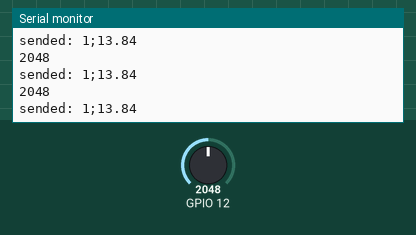
Simulated run of this sketch. Board: ESP32. On the bench: the last lines printed to the serial monitor. The test bench sets the inputs (shaded band); at power-on: GPIO 12 = 2048. WiFi joins after 1.5 s; servers stay silent unless stated.

Above: at 2.7 s.
2.8 s: GPIO 12 set to 2866
At 2.86 s:
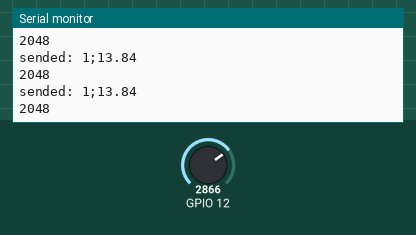
4.3 s: GPIO 12 set to 3603
At 4.46 s:
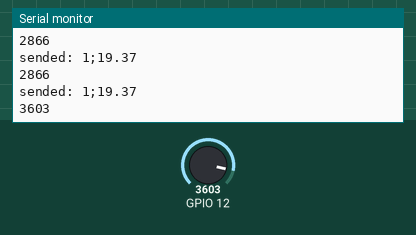
Timing chart, 0 to 7.3 s (numbered marks = the images above; inputs shaded):
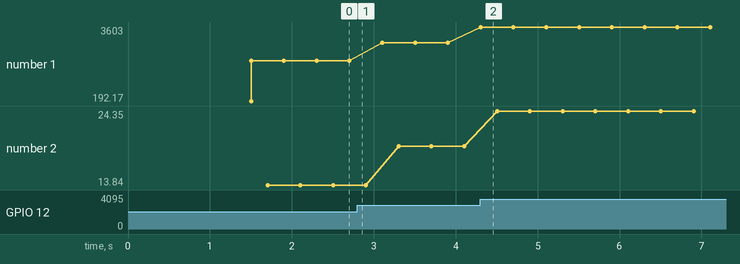

Measured:
- after the input at 4.3 s, the serial monitor: prints a new line at once (image 2)
- plotted number 1: 2048 → 2866 after the input at 2.8 s, 2866 → 3603 after the input at 4.3 s
- plotted number 2: 13.84 → 19.37 after the input at 2.8 s, 19.37 → 24.35 after the input at 4.3 s

The sketch:

ESP32_Killer.ino
```cpp
#include <WiFi.h>

// 1 плата улица

WiFiClient localClient;

const char* ssid = "smartpark_service";
const char* password = "smartpark_2021";

const int port = 80;
const char* ip = "192.168.88.245";

String myPacket;

void sendRequest() {

  if (localClient.connect(ip, port)) {

      if (localClient.connected()) {
        localClient.println(myPacket);
        Serial.print("sended: ");
        Serial.println(myPacket);
      }
  }
}

void setup() {
  Serial.begin(9600);
  Serial.println("Connect Wlan");
  WiFi.begin(ssid, password);

  while (WiFi.status() != WL_CONNECTED) {
    delay(500);
    Serial.print(".");
  }
  Serial.println(WiFi.localIP());
  pinMode(12, INPUT);
}

void loop() {
  int tempo = analogRead(12);
  float temp = float(27.68 * tempo) / float(4096);
  String s = "";
  s = s + "1;" + String(temp) + '\n';
  Serial.println(tempo);
  myPacket = s;
  sendRequest();
  delay(200);
}
```
